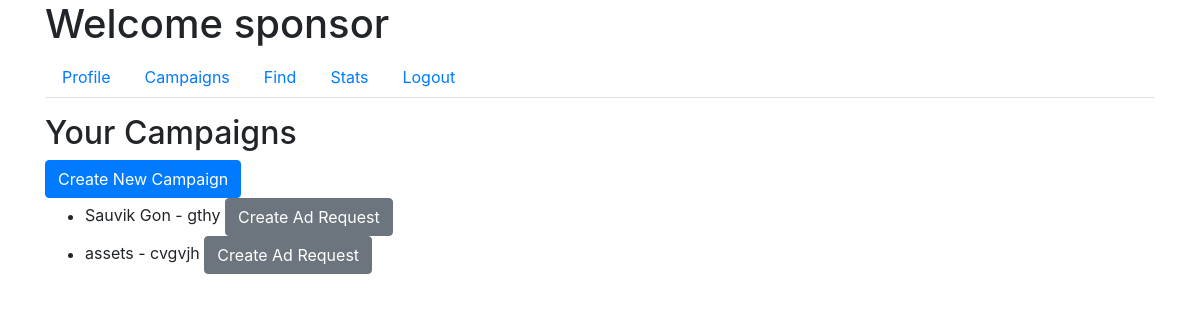
Before: /sponsor/campaigns (signed in) with the older database file.
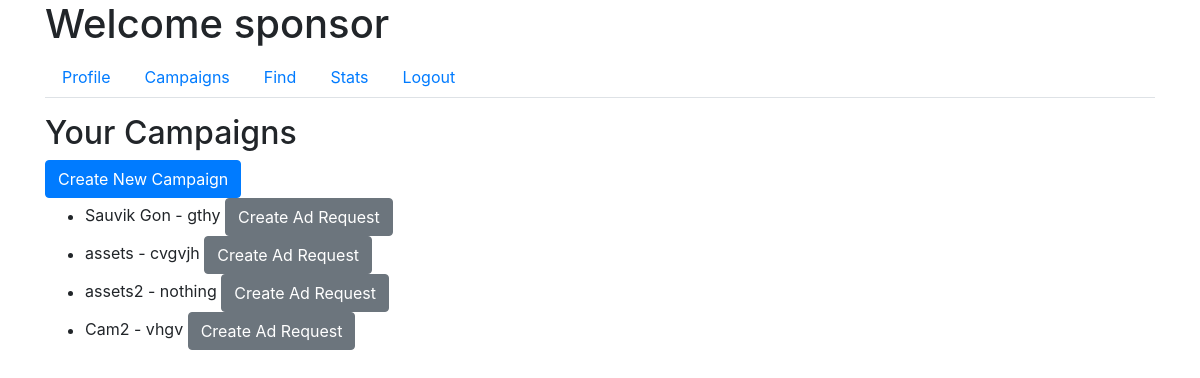
After: the same page with the newer database file.
### app/models.py (models this page shows)
class Campaign(db.Model):
    id = db.Column(db.Integer, primary_key=True)
    name = db.Column(db.String(100), nullable=False)
    description = db.Column(db.Text, nullable=False)
    budget = db.Column(db.Float, nullable=False)
    visibility = db.Column(db.String(10), nullable=False)  # 'public', 'private'
    user_id = db.Column(db.Integer, db.ForeignKey('user.id'), nullable=False)
    ad_requests = db.relationship('AdRequest', backref='campaign', lazy=True)

### app/routes.py (the view)
@main.route('/sponsor/campaigns')
@login_required
def sponsor_campaigns():
    if current_user.role == 'sponsor':
        campaigns = Campaign.query.filter_by(user_id=current_user.id).all()
        return render_template('sponsor_campaigns.html', campaigns=campaigns)
    return redirect(url_for('main.home'))

### app/models.py (called while the page is built)
@login_manager.user_loader
def load_user(user_id):
    return User.query.get(int(user_id))

### app/templates/sponsor_campaigns.html
{% extends "sponsor_dashboard.html" %}
{% block tab_content %}
<h2>Your Campaigns</h2>
<a href="{{ url_for('main.new_campaign') }}" class="btn btn-primary">Create New Campaign</a>
<ul>
    {% for campaign in campaigns %}
    <li>{{ campaign.name }} - {{ campaign.description }}
        <a href="{{ url_for('main.new_ad_request', campaign_id=campaign.id) }}" class="btn btn-secondary">Create Ad Request</a>
    </li>
    {% endfor %}
</ul>
{% endblock %}

Changed rows visible on the page:
added Campaign: name "assets2", description "nothing"
added Campaign: name "Cam2", description "vhgv"
